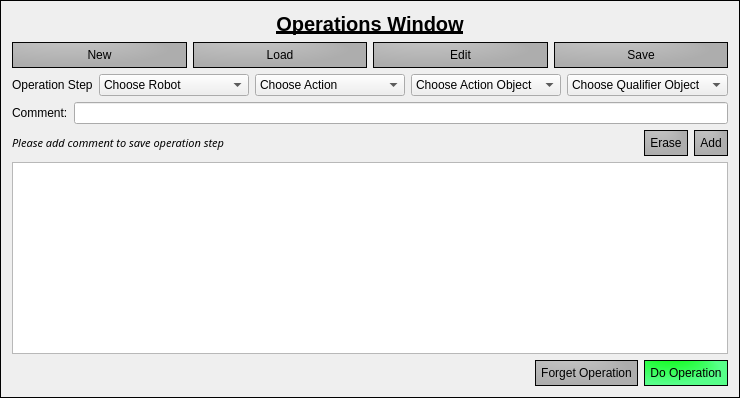
              <widget class="QFrame" name="operationFileFrame">
               <property name="frameShape">
                <enum>QFrame::Box</enum>
               </property>
               <property name="frameShadow">
                <enum>QFrame::Plain</enum>
               </property>
               <layout class="QVBoxLayout" name="verticalLayout_12">
                <item>
                 <widget class="QLabel" name="label_16">
                  <property name="font">
                   <font>
                    <pointsize>15</pointsize>
                    <bold>true</bold>
                    <underline>true</underline>
                   </font>
                  </property>
                  <property name="text">
                   <string>Operations Window</string>
                  </property>
                  <property name="alignment">
                   <set>Qt::AlignCenter</set>
                  </property>
                 </widget>
                </item>
                <item>
                 <layout class="QHBoxLayout" name="horizontalLayout_26">
                  <item>
                   <widget class="QPushButton" name="newOperationFileButton">
                    <property name="styleSheet">
                     <string notr="true">QPushButton {
color: black;
border: 1px solid #030303;
border-style: outset;
background: qradialgradient(cx: 0.3, cy: 0.3, fx: 0.4, fy: -1.2,radius: 0.6, stop: 0 #c9c9c9, stop: 1 #adadad);
padding: 5px;
}

QPushButton:hover {
background: qradialgradient(cx: 0.3, cy: -0.3, fx: -0.4, fy: 0.4,radius: 1.1, stop: 0 #c9c9c9, stop: 1 #adbdf7);
}

QPushButton:pressed {
border: 1px solid #a4b1fc;
background: qradialgradient(cx: -0.3, cy: 0.3, fx: 0.4, fy: -0.4,radius: 1.3, stop: 0 #c9c9c9, stop: 1 #f2f0f0);
}</string>
                    </property>
                    <property name="text">
                     <string>New</string>
                    </property>
                    <property name="autoDefault">
                     <bool>false</bool>
                    </property>
                    <property name="default">
                     <bool>false</bool>
                    </property>
                    <property name="flat">
                     <bool>false</bool>
                    </property>
                   </widget>
                  </item>
                  <item>
                   <widget class="QPushButton" name="loadOperationFileButton">
                    <property name="styleSheet">
                     <string notr="true">QPushButton {
color: black;
border: 1px solid #030303;
border-style: outset;
background: qradialgradient(cx: 0.3, cy: 0.3, fx: 0.4, fy: -1.2,radius: 0.6, stop: 0 #c9c9c9, stop: 1 #adadad);
padding: 5px;
}

QPushButton:hover {
background: qradialgradient(cx: 0.3, cy: -0.3, fx: -0.4, fy: 0.4,radius: 1.1, stop: 0 #c9c9c9, stop: 1 #adbdf7);
}

QPushButton:pressed {
border: 1px solid #a4b1fc;
background: qradialgradient(cx: -0.3, cy: 0.3, fx: 0.4, fy: -0.4,radius: 1.3, stop: 0 #c9c9c9, stop: 1 #f2f0f0);
}</string>
                    </property>
                    <property name="text">
                     <string>Load</string>
                    </property>
                    <property name="autoDefault">
                     <bool>false</bool>
                    </property>
                    <property name="default">
                     <bool>false</bool>
                    </property>
                    <property name="flat">
                     <bool>false</bool>
                    </property>
                   </widget>
                  </item>
                  <item>
                   <widget class="QPushButton" name="editOperationFileButton">
                    <property name="styleSheet">
                     <string notr="true">QPushButton {
color: black;
border: 1px solid #030303;
border-style: outset;
background: qradialgradient(cx: 0.3, cy: 0.3, fx: 0.4, fy: -1.2,radius: 0.6, stop: 0 #c9c9c9, stop: 1 #adadad);
padding: 5px;
}

QPushButton:hover {
background: qradialgradient(cx: 0.3, cy: -0.3, fx: -0.4, fy: 0.4,radius: 1.1, stop: 0 #c9c9c9, stop: 1 #adbdf7);
}

QPushButton:pressed {
border: 1px solid #a4b1fc;
background: qradialgradient(cx: -0.3, cy: 0.3, fx: 0.4, fy: -0.4,radius: 1.3, stop: 0 #c9c9c9, stop: 1 #f2f0f0);
}</string>
                    </property>
                    <property name="text">
                     <string>Edit</string>
                    </property>
                    <property name="autoDefault">
                     <bool>false</bool>
                    </property>
                    <property name="default">
                     <bool>false</bool>
                    </property>
                    <property name="flat">
                     <bool>false</bool>
                    </property>
                   </widget>
                  </item>
                  <item>
                   <widget class="QPushButton" name="saveOperationFileButton">
                    <property name="styleSheet">
                     <string notr="true">QPushButton {
color: black;
border: 1px solid #030303;
border-style: outset;
background: qradialgradient(cx: 0.3, cy: 0.3, fx: 0.4, fy: -1.2,radius: 0.6, stop: 0 #c9c9c9, stop: 1 #adadad);
padding: 5px;
}

QPushButton:hover {
background: qradialgradient(cx: 0.3, cy: -0.3, fx: -0.4, fy: 0.4,radius: 1.1, stop: 0 #c9c9c9, stop: 1 #adbdf7);
}

QPushButton:pressed {
border: 1px solid #a4b1fc;
background: qradialgradient(cx: -0.3, cy: 0.3, fx: 0.4, fy: -0.4,radius: 1.3, stop: 0 #c9c9c9, stop: 1 #f2f0f0);
}

</string>
                    </property>
                    <property name="text">
                     <string>Save</string>
                    </property>
                    <property name="autoDefault">
                     <bool>false</bool>
                    </property>
                    <property name="default">
                     <bool>false</bool>
                    </property>
                    <property name="flat">
                     <bool>false</bool>
                    </property>
                   </widget>
                  </item>
                 </layout>
                </item>
                <item>
                 <layout class="QVBoxLayout" name="verticalLayout_11">
                  <item>
                   <layout class="QHBoxLayout" name="horizontalLayout_47">
                    <item>
                     <widget class="QLabel" name="label_31">
                      <property name="text">
                       <string>Operation Step</string>
                      </property>
                     </widget>
                    </item>
                    <item>
                     <widget class="QComboBox" name="operationRobotList">
                      <property name="sizePolicy">
                       <sizepolicy hsizetype="Maximum" vsizetype="Fixed">
                        <horstretch>0</horstretch>
                        <verstretch>0</verstretch>
                       </sizepolicy>
                      </property>
                      <property name="minimumSize">
                       <size>
                        <width>150</width>
                        <height>0</height>
                       </size>
                      </property>
                      <property name="maximumSize">
                       <size>
                        <width>150</width>
                        <height>5002</height>
                       </size>
                      </property>
                      <item>
                       <property name="text">
                        <string>Choose Robot</string>
                       </property>
                      </item>
                     </widget>
                    </item>
                    <item>
                     <widget class="QComboBox" name="operationActionList">
                      <property name="sizePolicy">
                       <sizepolicy hsizetype="Maximum" vsizetype="Fixed">
                        <horstretch>0</horstretch>
                        <verstretch>0</verstretch>
                       </sizepolicy>
                      </property>
                      <property name="minimumSize">
                       <size>
                        <width>150</width>
                        <height>0</height>
                       </size>
                      </property>
                      <property name="maximumSize">
                       <size>
                        <width>150</width>
                        <height>5002</height>
                       </size>
                      </property>
                      <item>
                       <property name="text">
                        <string>Choose Action</string>
                       </property>
                      </item>
                      <item>
                       <property name="text">
                        <string>MoveTo</string>
                       </property>
                      </item>
                      <item>
                       <property name="text">
                        <string>ComplexMoveTo</string>
                       </property>
                      </item>
                      <item>
                       <property name="text">
                        <string>Place</string>
                       </property>
                      </item>
                      <item>
                       <property name="text">
                        <string>Pick</string>
                       </property>
                      </item>
                     </widget>
                    </item>
                    <item>
                     <widget class="QComboBox" name="operationActionObjectList">
                      <property name="sizePolicy">
                       <sizepolicy hsizetype="Maximum" vsizetype="Maximum">
                        <horstretch>0</horstretch>
                        <verstretch>0</verstretch>
                       </sizepolicy>
                      </property>
                      <property name="minimumSize">
                       <size>
                        <width>150</width>
                        <height>0</height>
                       </size>
                      </property>
                      <property name="maximumSize">
                       <size>
                        <width>300</width>
                        <height>5002</height>
                       </size>
                      </property>
                      <item>
                       <property name="text">
                        <string>Choose Action Object</string>
                       </property>
                      </item>
                     </widget>
                    </item>
                    <item>
                     <widget class="QComboBox" name="operationQualifierOjectList">
                      <property name="sizePolicy">
                       <sizepolicy hsizetype="Maximum" vsizetype="Maximum">
                        <horstretch>0</horstretch>
                        <verstretch>0</verstretch>
                       </sizepolicy>
                      </property>
                      <property name="minimumSize">
                       <size>
                        <width>150</width>
                        <height>0</height>
                       </size>
                      </property>
                      <property name="maximumSize">
                       <size>
                        <width>300</width>
                        <height>5002</height>
                       </size>
                      </property>
                      <item>
                       <property name="text">
                        <string>Choose Qualifier Object</string>
                       </property>
                      </item>
                      <item>
                       <property name="text">
                        <string>[N/A]</string>
                       </property>
                      </item>
                     </widget>
                    </item>
                   </layout>
                  </item>
                  <item>
                   <layout class="QHBoxLayout" name="horizontalLayout_29">
                    <item>
                     <widget class="QLabel" name="label_32">
                      <property name="text">
                       <string>Comment:</string>
                      </property>
                     </widget>
                    </item>
                    <item>
                     <widget class="QLineEdit" name="lineEdit_3"/>
                    </item>
                   </layout>
                  </item>
                  <item>
                   <layout class="QHBoxLayout" name="horizontalLayout_30">
                    <item>
                     <widget class="QLabel" name="label_18">
                      <property name="font">
                       <font>
                        <family>Segoe MDL2 Assets</family>
                        <pointsize>8</pointsize>
                        <italic>true</italic>
                       </font>
                      </property>
                      <property name="text">
                       <string>Please add comment to save operation step</string>
                      </property>
                     </widget>
                    </item>
                    <item>
                     <spacer name="horizontalSpacer_3">
                      <property name="orientation">
                       <enum>Qt::Horizontal</enum>
                      </property>
                      <property name="sizeHint" stdset="0">
                       <size>
                        <width>40</width>
                        <height>20</height>
                       </size>
                      </property>
                     </spacer>
                    </item>
                    <item>
                     <widget class="QPushButton" name="eraseCurrentOperationButton">
                      <property name="styleSheet">
                       <string notr="true">QPushButton {
color: black;
border: 1px solid #030303;
border-style: outset;
background: qradialgradient(cx: 0.3, cy: 0.3, fx: 0.4, fy: -1.2,radius: 0.6, stop: 0 #c9c9c9, stop: 1 #adadad);
padding: 5px;
}

QPushButton:hover {
background: qradialgradient(cx: 0.3, cy: -0.3, fx: -0.4, fy: 0.4,radius: 1.1, stop: 0 #c9c9c9, stop: 1 #adbdf7);
}

QPushButton:pressed {
border: 1px solid #a4b1fc;
background: qradialgradient(cx: -0.3, cy: 0.3, fx: 0.4, fy: -0.4,radius: 1.3, stop: 0 #c9c9c9, stop: 1 #f2f0f0);
}</string>
                      </property>
                      <property name="text">
                       <string>Erase</string>
                      </property>
                     </widget>
                    </item>
                    <item>
                     <widget class="QPushButton" name="addCurrentOperationButton">
                      <property name="styleSheet">
                       <string notr="true">QPushButton {
color: black;
border: 1px solid #030303;
border-style: outset;
background: qradialgradient(cx: 0.3, cy: 0.3, fx: 0.4, fy: -1.2,radius: 0.6, stop: 0 #c9c9c9, stop: 1 #adadad);
padding: 5px;
}

QPushButton:hover {
background: qradialgradient(cx: 0.3, cy: -0.3, fx: -0.4, fy: 0.4,radius: 1.1, stop: 0 #c9c9c9, stop: 1 #adbdf7);
}

QPushButton:pressed {
border: 1px solid #a4b1fc;
background: qradialgradient(cx: -0.3, cy: 0.3, fx: 0.4, fy: -0.4,radius: 1.3, stop: 0 #c9c9c9, stop: 1 #f2f0f0);
}</string>
                      </property>
                      <property name="text">
                       <string>Add</string>
                      </property>
                     </widget>
                    </item>
                   </layout>
                  </item>
                 </layout>
                </item>
                <item>
                 <widget class="QTableWidget" name="tableWidget"/>
                </item>
                <item>
                 <layout class="QHBoxLayout" name="horizontalLayout_27">
                  <item>
                   <spacer name="horizontalSpacer_4">
                    <property name="orientation">
                     <enum>Qt::Horizontal</enum>
                    </property>
                    <property name="sizeHint" stdset="0">
                     <size>
                      <width>40</width>
                      <height>20</height>
                     </size>
                    </property>
                   </spacer>
                  </item>
                  <item>
                   <widget class="QPushButton" name="forgetOperationFileButton">
                    <property name="styleSheet">
                     <string notr="true">QPushButton {
color: black;
border: 1px solid #030303;
border-style: outset;
background: qradialgradient(cx: 0.3, cy: 0.3, fx: 0.4, fy: -1.2,radius: 0.6, stop: 0 #c9c9c9, stop: 1 #adadad);
padding: 5px;
}

QPushButton:hover {
background: qradialgradient(cx: 0.3, cy: -0.3, fx: -0.4, fy: 0.4,radius: 1.1, stop: 0 #c9c9c9, stop: 1 #adbdf7);
}

QPushButton:pressed {
border: 1px solid #a4b1fc;
background: qradialgradient(cx: -0.3, cy: 0.3, fx: 0.4, fy: -0.4,radius: 1.3, stop: 0 #c9c9c9, stop: 1 #f2f0f0);
}</string>
                    </property>
                    <property name="text">
                     <string>Forget Operation</string>
                    </property>
                    <property name="autoDefault">
                     <bool>false</bool>
                    </property>
                    <property name="default">
                     <bool>false</bool>
                    </property>
                    <property name="flat">
                     <bool>false</bool>
                    </property>
                   </widget>
                  </item>
                  <item>
                   <widget class="QPushButton" name="doOperationButton">
                    <property name="styleSheet">
                     <string notr="true">QPushButton {
color: black;
border: 1px solid #030303;
border-style: outset;
background: qradialgradient(cx: 0.3, cy: 0.3, fx: 0.4, fy: -1.2,radius: 0.6, stop: 0 #03fc07, stop: 1 #57ff89);
padding: 5px;
}

QPushButton:hover {
background: qradialgradient(cx: 0.3, cy: -0.3, fx: -0.4, fy: 0.4,radius: 1.1, stop: 0 #03fc07, stop: 1 #39fc03);
}

QPushButton:pressed {
border: 1px solid #878787;
background: qradialgradient(cx: -0.3, cy: 0.3, fx: 0.4, fy: -0.4,radius: 1.3, stop: 0 #03fc07, stop: 1 #ebf5ee);
}</string>
                    </property>
                    <property name="text">
                     <string>Do Operation</string>
                    </property>
                    <property name="autoDefault">
                     <bool>false</bool>
                    </property>
                    <property name="default">
                     <bool>false</bool>
                    </property>
                    <property name="flat">
                     <bool>false</bool>
                    </property>
                   </widget>
                  </item>
                 </layout>
                </item>
               </layout>
              </widget>
